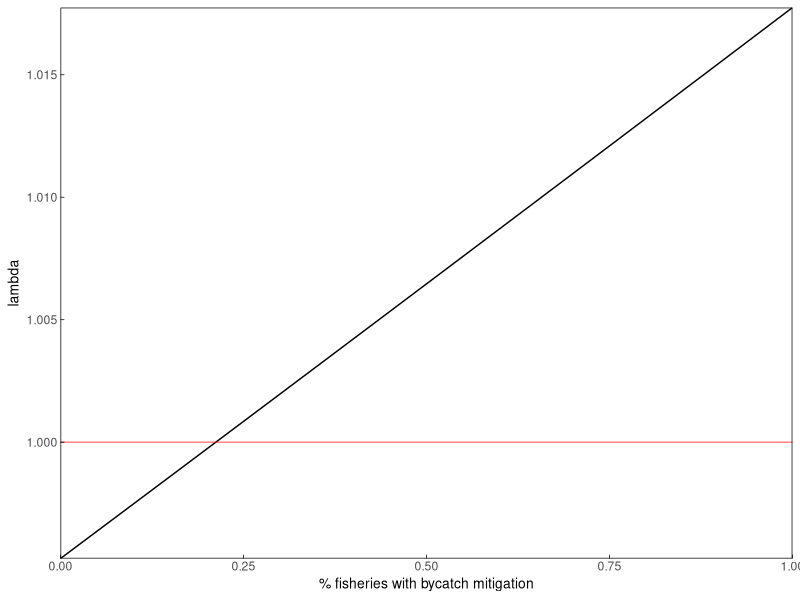
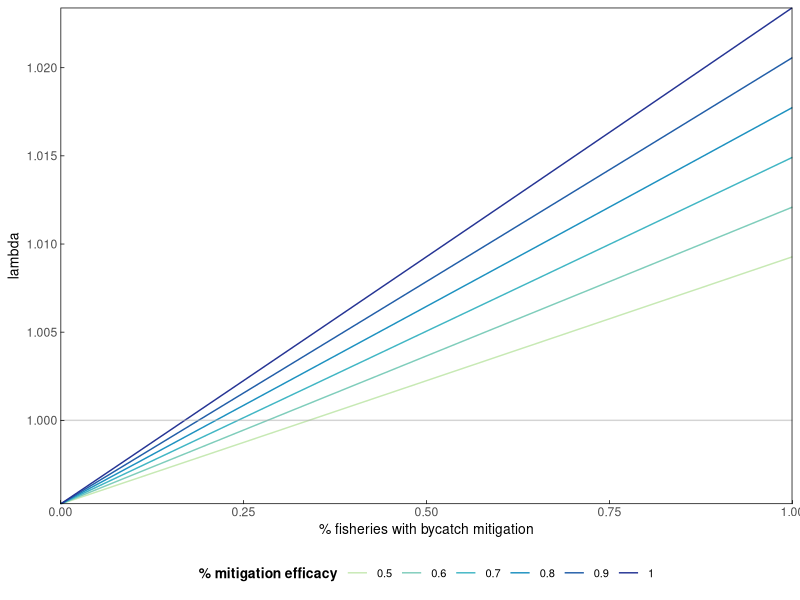
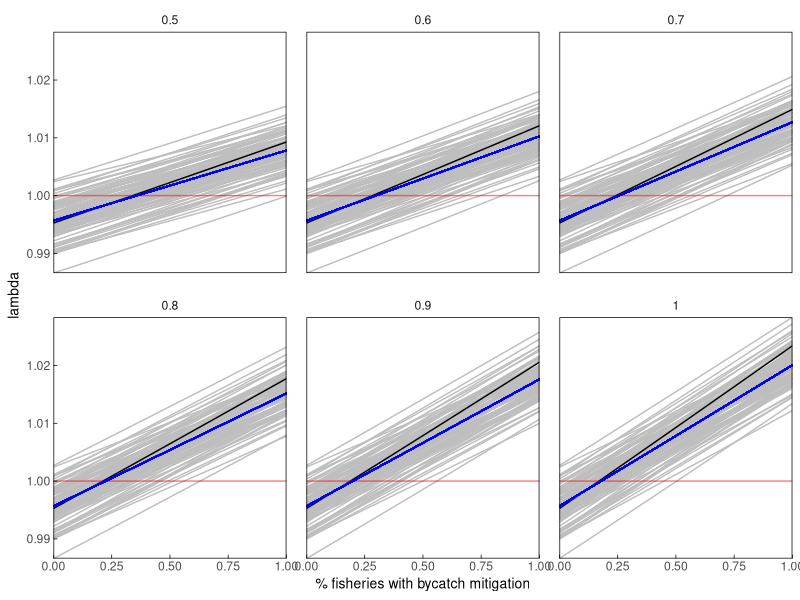
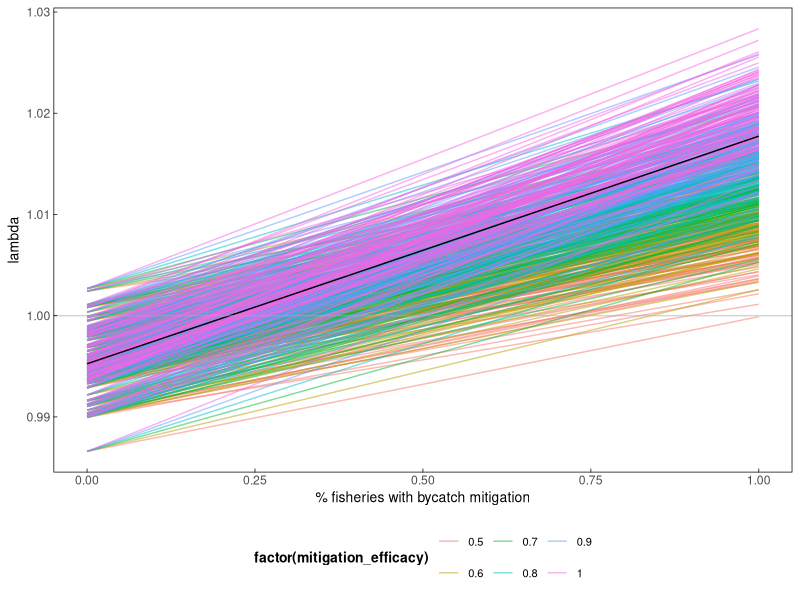

Generate these figures, in order, with R:
## ---- chunk 1
library(here)
library(tidyverse)
library(RColorBrewer)

#set up various plotting themes
themeo <-theme_classic()+
  theme(strip.background = element_blank(),
        panel.grid.major = element_line(colour = "transparent"), 
        panel.grid.minor = element_line(colour = "transparent"),
        axis.line = element_blank(),
        axis.title = element_text(color = "black", size = 10),
        axis.ticks.length=unit(-0.1, "cm"),
        axis.ticks = element_line(color = "black", size = .25),
        axis.ticks.x = element_line(color = "black"),
        axis.ticks.y = element_line(color = "black"),
        panel.border = element_rect(colour = "black", fill=NA, size=.5),
        panel.spacing = unit(1, "lines"),
        legend.position = "bottom",
        legend.title = element_text(colour = "black", size = 10, face = "bold"),
        legend.text = element_text(color = "black", size =8)) #default legend position
## ---- chunk 2
#survival rates - drawn from Weimerskirch 1998
s_c <- 0.64 #chick+ fledgling survival year 0-1
s_cc <- 0.7244736 #conditional chick survival (disregarding parental survival) *calculted from other VR, not directly from literature
s_j <- 0.85 #juvenile survival year 1-3
s_i <- 0.92 #immature survival year 3-7
s_s <- 0.94 #subadult survival year 7-10
s_a <- 0.94 #adult survival year 10+
#males show senescence but femailes don't, so not including it here, though perhaps I should since it impacts breeding success?

#fecundity building blocks
#breeding success - drawn from Weimerskirch 1998 &Rackete 2021
bs_a <- 0.76 #adult breeding success

#breeding probability (biennial breeders) - adult rate drawn from Rackete 2021, subadult downscaled slightly from that
bp_a <- 0.45 #adult breeding probablity (biennial breeding, most breeding by age 10)

c <- 0.5# # of female chicks per year

#fecundity 
#f_a <- bs_a*bp_a*c
f_a <- bp_a*c*s_cc
  
#add widowing
#assume 25% prob year1 -> 100% prob year 4?
#Sun et al 2022 - takes 4 years to reach next breeding attempt, breeding prob with new mate after widowhood = ~0.25 (fig5)

w <- 1-0.1^.25
w4 <- 1
## ---- chunk 3
#set up age-based matrix based on vital rates

#Age classes (years)  0-1        1-2    2-3    3-4    4-5    5-6    6-7    7-8   8-9    nw,          w1,            w2,             w3,             w4 
m <- matrix(data = c(0,          0,    0,      0,     0,     0,     0,     0,      0,   s_a^2*f_a,   s_a^2*f_a*w,   s_a^2*f_a*w,    s_a^2*f_a*w,    s_a^2*f_a*w4,   #0-1
                    s_j,         0,    0,      0,     0,     0,     0,     0,      0,   0,           0,             0,              0,              0,              #1-2
                    0,           s_j,  0,      0,     0,     0,     0,     0,      0,   0,           0,             0,              0,              0,              #2-3
                    0,           0,    s_j,    0,     0,     0,     0,     0,      0,   0,           0,             0,              0,              0,              #3-4
                    0,           0,    0,      s_i,   0,     0,     0,     0,      0,   0,           0,             0,              0,              0,              #4-5
                    0,           0,    0,      0,     s_i,   0,     0,     0,      0,   0,           0,             0,              0,              0,              #5-6
                    0,           0,    0,      0,     0,     s_i,   0,     0,      0,   0,           0,             0,              0,              0,              #6-7
                    0,           0,    0,      0,     0,     0,     s_i,   0,      0,   0,           0,             0,              0,              0,              #7-8
                    0,           0,    0,      0,     0,     0,     0,     s_s,    0,   0,           0,             0,              0,              0,              #8-9
                    0,           0,    0,      0,     0,     0,     0,     0,      s_s, s_a^2,       s_a^2*w,       s_a^2*w,        s_a^2*w,        s_a^2*w4,       #nw
                    0,           0,    0,      0,     0,     0,     0,     0,      0,   s_a*(1-s_a), s_a*(1-s_a)*w, s_a*(1-s_a)*w,  s_a*(1-s_a)*w,  s_a*(1-s_a)*w4, #w1
                    0,           0,    0,      0,     0,     0,     0,     0,      0,   0,           s_a*(1-w),     0,              0,              0,              #w2 
                    0,           0,    0,      0,     0,     0,     0,     0,      0,   0,           0,             s_a*(1-w),      0,              0,              #w3 
                    0,           0,    0,      0,     0,     0,     0,     0,      0,   0,           0,             0,              s_a*(1-w),      0),             #w4 
                   nrow = 14, byrow = TRUE) 
m
## ---- chunk 4
#deterministic growth rate (lambda)
#extract eigenvalues and lambda from the matrix 
m_eig <- eigen(m)
lambda <- as.numeric(m_eig$values[1])
lambda # this matches the ideal population growth rate in the table

#Stable state distribution
#extract and scale the right eigenvector 
SSD <- round(as.numeric(m_eig$vectors[,1]/sum(m_eig$vectors[,1])),3)
SSD

#extract reproductive values
RV <- as.numeric(eigen(t(m))$vectors[,1]/eigen(t(m))$vectors[1,1])
RV
## ---- chunk 5
#bycatch mortality rates
# ~25 - 35% of mortality has been attributed to bycatch (Cleeland et al 2021), 
# so I calculated the baseline mortality and divided by 4 (testing 33% now - /3)
m_j <- (1-s_j)/3 
m_i <- (1-s_i)/3
m_s <- (1-s_s)/3
m_a <- (1-s_a)/3

mitigation_eff <- 0.8
## ---- chunk 6
bycatch_reductions <- data.frame(reduction = seq(0, 1, by =0.01), lambda = NA)

for(i in 1:nrow(bycatch_reductions)){
  
  n_s_j <- 1-((m_j*(1-(mitigation_eff*bycatch_reductions$reduction[i])))+(m_j*2))
  n_s_i <- 1-((m_i*(1-(mitigation_eff*bycatch_reductions$reduction[i])))+(m_i*2))
  n_s_s <- 1-((m_s*(1-(mitigation_eff*bycatch_reductions$reduction[i])))+(m_s*2))
  n_s_a <- 1-((m_a*(1-(mitigation_eff*bycatch_reductions$reduction[i])))+(m_s*2))
  
  
#Age classes (years)   0-1     1-2     2-3     3-4     4-5    5-6    6-7    7-8   8-9      nw,              w1,                w2,                w3,                w4 
n_m <- matrix(data = c(0,      0,      0,      0,      0,     0,     0,     0,      0,     n_s_a^2*f_a,     n_s_a^2*f_a*w,     n_s_a^2*f_a*w,     n_s_a^2*f_a*w,     n_s_a^2*f_a*w4,      #0-1
                       n_s_j,  0,      0,      0,      0,     0,     0,     0,      0,     0,               0,                 0,                 0,                 0,                   #1-2
                       0,      n_s_j,  0,      0,      0,     0,     0,     0,      0,     0,               0,                 0,                 0,                 0,                   #2-3
                       0,      0,      n_s_j,  0,      0,     0,     0,     0,      0,     0,               0,                 0,                 0,                 0,                   #3-4
                       0,      0,      0,      n_s_i,  0,     0,     0,     0,      0,     0,               0,                 0,                 0,                 0,                   #4-5
                       0,      0,      0,      0,      n_s_i, 0,     0,     0,      0,     0,               0,                 0,                 0,                 0,                   #5-6
                       0,      0,      0,      0,      0,     n_s_i, 0,     0,      0,     0,               0,                 0,                 0,                 0,                   #6-7
                       0,      0,      0,      0,      0,     0,     n_s_i, 0,      0,     0,               0,                 0,                 0,                 0,                   #7-8
                       0,      0,      0,      0,      0,     0,     0,     n_s_s,  0,     0,               0,                 0,                 0,                 0,                   #8-9
                       0,      0,      0,      0,      0,     0,     0,     0,      n_s_s, n_s_a^2,         n_s_a^2*w,         n_s_a^2*w,         n_s_a^2*w,         n_s_a^2*w4,          #nw
                       0,      0,      0,      0,      0,     0,     0,     0,      0,     n_s_a*(1-n_s_a), n_s_a*(1-n_s_a)*w, n_s_a*(1-n_s_a)*w, n_s_a*(1-n_s_a)*w, n_s_a*(1-n_s_a)*w4,  #w1
                       0,      0,      0,      0,      0,     0,     0,     0,      0,     0,               n_s_a*(1-w),       0,                 0,                 0,                   #w2 
                       0,      0,      0,      0,      0,     0,     0,     0,      0,     0,               0,                 n_s_a*(1-w),       0,                 0,                   #w3 
                       0,      0,      0,      0,      0,     0,     0,     0,      0,     0,               0,                 0,                 n_s_a*(1-w),       0),                  #w4 
                    nrow = 14, byrow = TRUE) 
n_m
  
  #extract eigenvalues and lambda from the matrix 
  n_m_eig <- eigen(n_m)
  lambda_n <- as.numeric(n_m_eig$values[1])
  bycatch_reductions$lambda[i] <- lambda_n 

}
## ---- chunk 7
ggplot(bycatch_reductions)+
  geom_line(aes(x=reduction, y=as.numeric(lambda)))+
  geom_hline(aes(yintercept = 1), color = "red", alpha =0.5)+ 
  # geom_vline(aes(xintercept = 0.66), color = "red", alpha =0.5)+ #illegal vs legal fisheries transition
  # geom_vline(aes(xintercept = 0.33), color = "red", alpha =0.5)+ #illegal vs legal fisheries transition
  labs(x="% fisheries with bycatch mitigation", y="lambda")+
  themeo+
  coord_cartesian(expand=FALSE)
## ---- chunk 8
bycatch_reductions2 <- seq(0, 1, by =0.01)
mitigation_eff_range <- seq(0.5,1, by  = 0.1)
output <- matrix(nrow = length(bycatch_reductions2), ncol = length(mitigation_eff_range)) %>% as.data.frame() 

for(k in 1:length(mitigation_eff_range)){
  mit_eff <- mitigation_eff_range[k]
  
  for(i in 1:length(bycatch_reductions2)){
  
  n_s_j <- 1-((m_j*(1-(mit_eff*bycatch_reductions2[i])))+(m_j*2))
  n_s_i <- 1-((m_i*(1-(mit_eff*bycatch_reductions2[i])))+(m_i*2))
  n_s_s <- 1-((m_s*(1-(mit_eff*bycatch_reductions2[i])))+(m_s*2))
  n_s_a <- 1-((m_a*(1-(mit_eff*bycatch_reductions2[i])))+(m_s*2))
  
  
 #Age classes (years)   0-1     1-2     2-3     3-4     4-5    5-6    6-7    7-8   8-9      nw,              w1,                w2,                w3,                w4 
n_m <- matrix(data = c(0,      0,      0,      0,      0,     0,     0,     0,      0,     n_s_a^2*f_a,     n_s_a^2*f_a*w,     n_s_a^2*f_a*w,     n_s_a^2*f_a*w,     n_s_a^2*f_a*w4,      #0-1
                       n_s_j,  0,      0,      0,      0,     0,     0,     0,      0,     0,               0,                 0,                 0,                 0,                   #1-2
                       0,      n_s_j,  0,      0,      0,     0,     0,     0,      0,     0,               0,                 0,                 0,                 0,                   #2-3
                       0,      0,      n_s_j,  0,      0,     0,     0,     0,      0,     0,               0,                 0,                 0,                 0,                   #3-4
                       0,      0,      0,      n_s_i,  0,     0,     0,     0,      0,     0,               0,                 0,                 0,                 0,                   #4-5
                       0,      0,      0,      0,      n_s_i, 0,     0,     0,      0,     0,               0,                 0,                 0,                 0,                   #5-6
                       0,      0,      0,      0,      0,     n_s_i, 0,     0,      0,     0,               0,                 0,                 0,                 0,                   #6-7
                       0,      0,      0,      0,      0,     0,     n_s_i, 0,      0,     0,               0,                 0,                 0,                 0,                   #7-8
                       0,      0,      0,      0,      0,     0,     0,     n_s_s,  0,     0,               0,                 0,                 0,                 0,                   #8-9
                       0,      0,      0,      0,      0,     0,     0,     0,      n_s_s, n_s_a^2,         n_s_a^2*w,         n_s_a^2*w,         n_s_a^2*w,         n_s_a^2*w4,          #nw
                       0,      0,      0,      0,      0,     0,     0,     0,      0,     n_s_a*(1-n_s_a), n_s_a*(1-n_s_a)*w, n_s_a*(1-n_s_a)*w, n_s_a*(1-n_s_a)*w, n_s_a*(1-n_s_a)*w4,  #w1
                       0,      0,      0,      0,      0,     0,     0,     0,      0,     0,               n_s_a*(1-w),       0,                 0,                 0,                   #w2 
                       0,      0,      0,      0,      0,     0,     0,     0,      0,     0,               0,                 n_s_a*(1-w),       0,                 0,                   #w3 
                       0,      0,      0,      0,      0,     0,     0,     0,      0,     0,               0,                 0,                 n_s_a*(1-w),       0),                  #w4 
                    nrow = 14, byrow = TRUE) 
n_m
  
  #extract eigenvalues and lambda from the matrix 
  n_m_eig <- eigen(n_m)
  lambda_n <- as.numeric(n_m_eig$values[1])
  output[i,k] <- lambda_n # this matches the ideal population growth rate in the table

}
}

## ---- chunk 9
oldnames = c("V1","V2","V3","V4" ,"V5", "V6")
newnames = c("0.5", "0.6", "0.7", "0.8", "0.9", "1")

output<- output %>% 
  rename_with(~ newnames[which(oldnames == .x)], .cols = oldnames)

output$bycatch_reductions <- bycatch_reductions2

output_l <- output %>% 
  pivot_longer(cols = !bycatch_reductions,names_to = "mit_eff", values_to = "lambda")

output_l$mit_eff <- as.numeric(output_l$mit_eff)
## ---- chunk 10
ggplot(output_l)+
  geom_line(aes(x=bycatch_reductions, y=lambda, group = factor(mit_eff), color = factor(mit_eff)))+
  geom_hline(aes(yintercept = 1), color = "darkgrey", alpha =0.5)+ 
  # geom_vline(aes(xintercept = 0.66), color = "red", alpha =0.5)+ #illegal vs legal fisheries transition
  # geom_vline(aes(xintercept = 0.33), color = "red", alpha =0.5)+ #illegal vs legal fisheries transition
  labs(x="% fisheries with bycatch mitigation", y="lambda", color = "% mitigation efficacy")+
  themeo+
  guides(colour = guide_legend(nrow = 1))+
  coord_cartesian(expand=FALSE)+
  scale_color_manual(values=c("#c7e9b4", "#7fcdbb", "#41b6c4", "#1d91c0", "#225ea8", "#253494"))
## ---- chunk 11
#set mean, CI for each vital rate, use these to pull VR rates within beta distribution
#s_c2
s_c2mean <-0.64
s_c2upper_CI <- 0.65
s_c2lower_CI <- 0.63
  
s_c2SE <- (s_c2upper_CI - s_c2lower_CI) / 3.92

s_c2var <- s_c2SE^2

s_c2alpha = s_c2mean * ((1 - s_c2mean) / s_c2var - 1 / s_c2mean)
s_c2beta = (1 - s_c2mean) * ((1 -s_c2mean) /s_c2var - 1 / (1 - s_c2mean))

#s_cc2
s_cc2mean <-0.7244736
s_cc2upper_CI <- 0.73
s_cc2lower_CI <- 0.72
  
s_cc2SE <- (s_cc2upper_CI - s_cc2lower_CI) / 3.92

s_cc2var <- s_cc2SE^2

s_cc2alpha = s_cc2mean * ((1 - s_cc2mean) / s_cc2var - 1 / s_cc2mean)
s_cc2beta = (1 - s_cc2mean) * ((1 -s_cc2mean) /s_cc2var - 1 / (1 - s_cc2mean))

#s_j2
#s_j2mean <-0.825
s_j2mean <-0.85
s_j2upper_CI <- 0.85
s_j2lower_CI <- 0.8
  
s_j2SE <- (s_j2upper_CI - s_j2lower_CI) / 3.92

s_j2var <- s_j2SE^2

s_j2alpha = s_j2mean * ((1 - s_j2mean) / s_j2var - 1 / s_j2mean)
s_j2beta = (1 - s_j2mean) * ((1 -s_j2mean) /s_j2var - 1 / (1 - s_j2mean))

# s_i2
 #s_i2mean <-0.925
 s_i2mean <-0.92
 s_i2upper_CI <- 0.94
 s_i2lower_CI <- 0.91
  
 s_i2SE <- ( s_i2upper_CI -  s_i2lower_CI) / 3.92

 s_i2var <-  s_i2SE^2

 s_i2alpha =  s_i2mean * ((1 -  s_i2mean) /  s_i2var - 1 /  s_i2mean)
 s_i2beta = (1 -  s_i2mean) * ((1 - s_i2mean) / s_i2var - 1 / (1 -  s_i2mean))
 
# s_s2
 #s_s2mean <-0.944
 s_s2mean <-0.94
 s_s2upper_CI <- 0.95
 s_s2lower_CI <- 0.94
  
 s_s2SE <- ( s_s2upper_CI -  s_s2lower_CI) / 3.92

 s_s2var <-  s_s2SE^2

 s_s2alpha =  s_s2mean * ((1 -  s_s2mean) /  s_s2var - 1 /  s_s2mean)
 s_s2beta = (1 -  s_s2mean) * ((1 - s_s2mean) / s_s2var - 1 / (1 -  s_s2mean))
 
 # s_a2
 #s_a2mean <-0.945
  s_a2mean <-0.94
 s_a2upper_CI <- 0.95
 s_a2lower_CI <- 0.94
  
 s_a2SE <- ( s_a2upper_CI -  s_a2lower_CI) / 3.92

 s_a2var <-  s_a2SE^2

 s_a2alpha =  s_a2mean * ((1 -  s_a2mean) /  s_a2var - 1 /  s_a2mean)
 s_a2beta = (1 -  s_a2mean) * ((1 - s_a2mean) / s_a2var - 1 / (1 -  s_a2mean))

 
  # bs_a2
 bs_a2mean <-0.76
 bs_a2upper_CI <- 0.8
 bs_a2lower_CI <- 0.68
  
 bs_a2SE <- ( bs_a2upper_CI -  bs_a2lower_CI) / 3.92

 bs_a2var <-  bs_a2SE^2

 bs_a2alpha =  bs_a2mean * ((1 -  bs_a2mean) /  bs_a2var - 1 /  bs_a2mean)
 bs_a2beta = (1 -  bs_a2mean) * ((1 - bs_a2mean) / bs_a2var - 1 / (1 -  bs_a2mean))
 
 
   # bp_a2
 bp_a2mean <-0.45
 bp_a2upper_CI <- 0.7
 bp_a2lower_CI <- 0.4
  
 bp_a2SE <- ( bp_a2upper_CI -  bp_a2lower_CI) / 3.92

 bp_a2var <-  bp_a2SE^2

 bp_a2alpha =  bp_a2mean * ((1 -  bp_a2mean) /  bp_a2var - 1 /  bp_a2mean)
 bp_a2beta = (1 -  bp_a2mean) * ((1 - bp_a2mean) / bp_a2var - 1 / (1 -  bp_a2mean))
 
## ---- chunk 12
 s_c2_rv <-  rbeta(n = 1000, shape1 = s_c2alpha, shape2 = s_c2beta) #chick+ fledgling survival year 0-1 - 0.64 
    p_s_c2<- ggplot(as.data.frame(s_c2_rv))+geom_histogram(aes(x=s_c2_rv))+geom_vline(data = as.data.frame(s_c), aes(xintercept = s_c), color = "red")+theme_bw()
      
 s_cc2_rv <- rbeta(n = 1000, shape1 = s_cc2alpha, shape2 = s_cc2beta) # conditional chick+ fledgling survival year 0-1 - 0.73
    p_s_cc2 <- ggplot(as.data.frame(s_cc2_rv))+geom_histogram(aes(x=s_cc2_rv))+geom_vline(data = as.data.frame(s_cc), aes(xintercept = s_cc), color = "red")+theme_bw()
   
 s_j2_rv <-  rbeta(n = 1000, shape1 = s_j2alpha, shape2 = s_j2beta)#juvenile survival year 1-3 -  0.8 
     p_s_j2 <- ggplot(as.data.frame(s_j2_rv))+geom_histogram(aes(x=s_j2_rv))+geom_vline(data = as.data.frame(s_j), aes(xintercept = s_j), color = "red")+theme_bw()
      
 s_i2_rv <-  rbeta(n = 1000, shape1 = s_i2alpha, shape2 = s_i2beta) #immature survival year 3-7 -  0.92
     p_s_i2 <- ggplot(as.data.frame(s_i2_rv))+geom_histogram(aes(x=s_i2_rv))+geom_vline(data = as.data.frame(s_i), aes(xintercept = s_i), color = "red")+theme_bw()
     
 s_s2_rv <-  rbeta(n = 1000, shape1 = s_s2alpha, shape2 = s_s2beta) #subadult survival year 7-10 - 0.94
     p_s_s2 <- ggplot(as.data.frame(s_s2_rv))+geom_histogram(aes(x=s_s2_rv))+geom_vline(data = as.data.frame(s_s), aes(xintercept = s_s), color = "red")+theme_bw()
     
 s_a2_rv <-  rbeta(n = 1000, shape1 = s_a2alpha, shape2 = s_a2beta) #adult survival year 10+ - 0.94
     p_s_a2 <- ggplot(as.data.frame(s_a2_rv))+geom_histogram(aes(x=s_a2_rv))+geom_vline(data = as.data.frame(s_a), aes(xintercept = s_a), color = "red")+theme_bw()
    
 bs_a2_rv <- rbeta(n = 1000, shape1 = bs_a2alpha, shape2 = bs_a2beta) #adult breeding success - 0.8 
    p_bs_a2 <- ggplot(as.data.frame(bs_a2_rv))+geom_histogram(aes(x=bs_a2_rv))+geom_vline(data = as.data.frame(bs_a), aes(xintercept = bs_a), color = "red")+theme_bw()
       
bp_a2_rv <-  rbeta(n = 1000, shape1 = bp_a2alpha, shape2 = bp_a2beta)  #adult breeding probablity (biennial breeding, most breeding by age 10) - 0.45
    p_bp_a2 <- ggplot(as.data.frame(bp_a2_rv))+geom_histogram(aes(x=bp_a2_rv))+geom_vline(data = as.data.frame(bp_a), aes(xintercept = bp_a), color = "red")+theme_bw()
## ---- chunk 13
full_output <- vector("list", 6)
bycatch_reductions2 <- seq(0, 1, by =0.01)
mitigation_eff_range <- seq(0.5,1, by  = 0.1)
sims = 1:100

set.seed(123)

for(k in 1:length(mitigation_eff_range)){
  mit_eff <- mitigation_eff_range[k]
  
  output2 <- matrix(nrow = length(bycatch_reductions2), ncol = length(sims)) %>% as.data.frame() 
  
for(j in 1:length(sims)){
    
  set.seed(j)
  
    s_c2 <-    rbeta(n = 1, shape1 = s_c2alpha, shape2 = s_c2beta) #chick+ fledgling survival year 0-1 - 0.64 
    s_cc2 <-  rbeta(n = 1, shape1 = s_cc2alpha, shape2 = s_cc2beta) # conditional chick+ fledgling survival year 0-1 - 0.64 
    s_j2 <- rbeta(n = 1, shape1 = s_j2alpha, shape2 = s_j2beta)#juvenile survival year 1-3 -  0.8 
    s_i2 <-  rbeta(n = 1, shape1 = s_i2alpha, shape2 = s_i2beta) #immature survival year 3-7 -  0.92
    s_s2 <- rbeta(n = 1, shape1 = s_s2alpha, shape2 = s_s2beta) #subadult survival year 7-10 - 0.94
    s_a2 <-  rbeta(n = 1, shape1 = s_a2alpha, shape2 = s_a2beta) #adult survival year 10+ - 0.94
    bs_a2 <-  rbeta(n = 1, shape1 = bs_a2alpha, shape2 = bs_a2beta) #adult breeding success - 0.8 
    bp_a2 <-  rbeta(n = 1, shape1 = bp_a2alpha, shape2 = bp_a2beta)  #adult breeding probablity (biennial breeding, most breeding by age 10) - 0.45
    c2 <- 0.5# # of female chicks per year
    f_a2 <- bp_a*c2*s_cc2 #fecundity
  
    # not sure why i decided to do this so removing it for now, and reverting matrix to old widowing rates (w and w4)
    # w2 <- sample(seq(0.4,0.5, by =0.01), size=1, replace = TRUE) 
    # w42 <- 1
    
    which1 <- as.numeric(sample(c(3,4), size=1, replace = TRUE))  #select whether to partition mortality into 3 sections (33% = bycatch) or 4 (25%=bycatch)
    m_j2 <- (1-s_j2)/which1 # divide total moratlity by 3 or 4 to get bycatch mortality
    o_m_j2 <- m_j2*(which1-1) #multiply bycatch by 1-(3 or 4) to get non-bycatch mortality

    which2 <- as.numeric(sample(c(3,4), size=1, replace = TRUE))
    m_i2 <- (1-s_i2)/which2
    o_m_i2 <- m_i2*(which2-1)

    which3 <- as.numeric(sample(c(3,4), size=1, replace = TRUE))
    m_s2 <- (1-s_s2)/which3
    o_m_s2 <- m_s2*(which3-1)

    which4 <- as.numeric(sample(c(3,4), size=1, replace = TRUE))
    m_a2 <- (1-s_a2)/which4
    o_m_a2 <- m_a2*(which4-1)
    
    
for(i in 1:length(bycatch_reductions2)){
  
  #calculate new survival rates = 1-(bycatch mortality*(1-efficacy of intervention action * proportion of fishery implementing intervention actions))+mortality remainder)
  n_s_j2 <- 1-((m_j2*(1-(mit_eff*bycatch_reductions2[i])))+(o_m_j2))
  n_s_i2 <- 1-((m_i2*(1-(mit_eff*bycatch_reductions2[i])))+(o_m_i2))
  n_s_s2 <- 1-((m_s2*(1-(mit_eff*bycatch_reductions2[i])))+(o_m_s2))
  n_s_a2 <- 1-((m_a2*(1-(mit_eff*bycatch_reductions2[i])))+(o_m_a2))
  
  
   #Age classes (years)    0-1      1-2      2-3     3-4     4-5     5-6     6-7    7-8     8-9      nw,                w1,                  w2,                   w3,                   w4 
  n_m2 <- matrix(data = c( 0,       0,       0,      0,      0,      0,      0,      0,      0,      n_s_a2^2*f_a2,     n_s_a2^2*f_a2*w,     n_s_a2^2*f_a2*w,      n_s_a2^2*f_a2*w,      n_s_a2^2*f_a2*w4,      #0-1
                           n_s_j2,  0,       0,      0,      0,      0,      0,      0,      0,      0,                 0,                   0,                    0,                    0,                     #1-2
                           0,       n_s_j2,  0,      0,      0,      0,      0,      0,      0,      0,                 0,                   0,                    0,                    0,                     #2-3
                           0,       0,       n_s_j2, 0,      0,      0,      0,      0,      0,      0,                 0,                   0,                    0,                    0,                     #3-4
                           0,       0,       0,      n_s_i2, 0,      0,      0,      0,      0,      0,                 0,                   0,                    0,                    0,                     #4-5
                           0,       0,       0,      0,      n_s_i2, 0,      0,      0,      0,      0,                 0,                   0,                    0,                    0,                     #5-6
                           0,       0,       0,      0,      0,      n_s_i2, 0,      0,      0,      0,                 0,                   0,                    0,                    0,                     #6-7
                           0,       0,       0,      0,      0,      0,      n_s_i2, 0,      0,      0,                 0,                   0,                    0,                    0,                     #7-8
                           0,       0,       0,      0,      0,      0,      0,      n_s_s2, 0,      0,                 0,                   0,                    0,                    0,                     #8-9
                           0,       0,       0,      0,      0,      0,      0,      0,      n_s_s2, n_s_a2^2,          n_s_a2^2*w,          n_s_a2^2*w,           n_s_a2^2*w,           n_s_a2^2*w4,           #nw
                           0,       0,       0,      0,      0,      0,      0,      0,      0,      n_s_a2*(1-n_s_a2), n_s_a2*(1-n_s_a2)*w, n_s_a2*(1-n_s_a2)*w,  n_s_a2*(1-n_s_a2)*w,  n_s_a2*(1-n_s_a2)*w4,  #w1
                           0,       0,       0,      0,      0,      0,      0,      0,      0,      0,                 n_s_a2*(1-w),        0,                    0,                    0,                     #w2 
                           0,       0,       0,      0,      0,      0,      0,      0,      0,      0,                 0,                   n_s_a2*(1-w),         0,                    0,                     #w3 
                           0,       0,       0,      0,      0,      0,      0,      0,      0,      0,                 0,                   0,                    n_s_a2*(1-w),         0),                    #w4 
                   nrow = 14, byrow = TRUE) 
n_m2
  
  #extract eigenvalues and lambda from the matrix 
  n_m_eig2 <- eigen(n_m2)
  lambda_n2 <- as.numeric(n_m_eig2$values[1])
  output2[i,j] <- lambda_n2 # this matches the ideal population growth rate in the table
  output2 <- as.data.frame(output2)
  output2$mitigation_efficacy <- mit_eff
  output2$bycatch_reduction <- bycatch_reductions2
    
 full_output[[k]] <- output2

}
}
}

full_output[[1]]

 sim_results <- full_output[[1]]
 sim_results$quantile5 <-  apply(sim_results[1:100], 1, quantile, (probs =c(0.05)))
 sim_results$quantile95 <-  apply(sim_results[1:100], 1, quantile, (probs =c(0.95)))
## ---- chunk 14
mitigation_eff_range #0.5 0.6 0.7 0.8 0.9 1.0

mit05_l <- full_output[[1]] %>% 
  pivot_longer(cols = starts_with("V"), names_to = "simrun", values_to = "lambda")
mit06_l <- full_output[[2]] %>% 
  pivot_longer(cols = starts_with("V"), names_to = "simrun", values_to = "lambda")
mit07_l <- full_output[[3]] %>% 
  pivot_longer(cols = starts_with("V"), names_to = "simrun", values_to = "lambda")
mit08_l <- full_output[[4]] %>% 
  pivot_longer(cols = starts_with("V"), names_to = "simrun", values_to = "lambda")
mit09_l <- full_output[[5]] %>% 
  pivot_longer(cols = starts_with("V"), names_to = "simrun", values_to = "lambda")
mit1_l <- full_output[[6]] %>% 
  pivot_longer(cols = starts_with("V"), names_to = "simrun", values_to = "lambda")

fulldat <- rbind(mit05_l,mit06_l,mit07_l,mit08_l,mit09_l,mit1_l)
fulldat$mitsim <- paste(fulldat$mitigation_efficacy, fulldat$simrun)

mit05 <- full_output[[1]] 
mit06 <- full_output[[2]] 
mit07 <- full_output[[3]] 
mit08 <- full_output[[4]] 
mit09 <- full_output[[5]] 
mit1 <- full_output[[6]] 

full_dat_w <- rbind(mit05,mit06,mit07,mit08,mit09,mit1)
full_dat_w$quantile5 <-  apply(full_dat_w[1:100], 1, quantile, (probs =c(0.05)))
full_dat_w$quantile95 <-  apply(full_dat_w[1:100], 1, quantile, (probs =c(0.95)))
full_dat_w$mitsim <- paste(full_dat_w$mitigation_efficacy, full_dat_w$simrun)

## ---- chunk 15

output_l$mitigation_efficacy <- output_l$mit_eff
fulldat <- fulldat %>% group_by(mitigation_efficacy, bycatch_reduction) %>% mutate(mean_lambda = mean(lambda)) %>% ungroup()

ggplot(fulldat)+
  geom_line(aes(x=bycatch_reduction, y=lambda, group = simrun), color = "grey")+
  geom_line(data = output_l, aes(x=bycatch_reductions, y=lambda))+ #"best" VR
  geom_hline(aes(yintercept = 1), color = "red", alpha =0.5)+ 
  geom_line(aes(x=bycatch_reduction, y=mean_lambda, group = simrun), color = "blue")+ #mean VR
  # geom_vline(aes(xintercept = 0.66), color = "red", alpha =0.5)+ #illegal vs legal fisheries transition
  # geom_vline(aes(xintercept = 0.33), color = "red", alpha =0.5)+ #illegal vs legal fisheries transition
  labs(x="% fisheries with bycatch mitigation", y="lambda")+
  facet_wrap(~mitigation_efficacy)+
  themeo+
  coord_cartesian(expand=FALSE)
## ---- chunk 16
fig2_widowing <- ggplot(full_dat_w)+
  geom_line(aes(x=bycatch_reduction, y=quantile5), color = "grey")+
  geom_line(aes(x=bycatch_reduction, y=quantile95), color = "grey")+
  geom_ribbon(aes(x=bycatch_reduction, ymin=quantile5, ymax=quantile95), color = "lightgrey", alpha =0.25)+
  geom_line(data = fulldat, aes(x=bycatch_reduction, y=mean_lambda, group = simrun), color = "blue")+ #mean VR
  # geom_line(data = output_l, aes(x=bycatch_reductions, y=lambda))+ #"best" VR
  geom_hline(aes(yintercept = 1), color = "red", alpha =0.5)+ 
  # geom_vline(aes(xintercept = 0.66), color = "red", alpha =0.5)+ #illegal vs legal fisheries transition
  # geom_vline(aes(xintercept = 0.33), color = "red", alpha =0.5)+ #illegal vs legal fisheries transition
  labs(x="% fisheries with bycatch mitigation", y="lambda")+
  facet_wrap(~mitigation_efficacy)+
  themeo+
  coord_cartesian(expand=FALSE)

 # ggsave(fig2_widowing, path ="/Users/sarahbecker/Dropbox/CU_ENVS/Classes/Spring2022/ENVS_5100_QuantConsBiol/project/w_albatross_demo_wd", file="fig2_widowing.png")
## ---- chunk 17
fig2_widowingb <- ggplot(full_dat_w)+
  geom_line(aes(x=bycatch_reduction, y=quantile5), color = "grey")+
  geom_line(aes(x=bycatch_reduction, y=quantile95), color = "grey")+
  geom_ribbon(aes(x=bycatch_reduction, ymin=quantile5, ymax=quantile95,color = factor(mitigation_efficacy),fill  = factor(mitigation_efficacy)), alpha =0.25)+
  #geom_line(data = output_l, aes(x=bycatch_reductions, y=lambda))+ #"best" VR
  geom_line(data = fulldat, aes(x=bycatch_reduction, y=mean_lambda, group = simrun), color = "blue")+ #mean VR
  geom_hline(aes(yintercept = 1), color = "#525252", alpha =0.5)+ 
  labs(x="% fisheries with bycatch mitigation", y="lambda", fill = "mitigation efficacy", color = "mitigation efficacy")+
  geom_vline(aes(xintercept = 0.66), color = "#a50f15", alpha =0.5)+ #illegal vs legal fisheries transition
  # geom_vline(aes(xintercept = 0.6), color = "#a50f15", alpha =0.25)+ #variation in illegal vs legal fisheries transition
  # geom_vline(aes(xintercept = 0.72), color = "#a50f15", alpha =0.25)+ #variation in illegal vs legal fisheries transition
  facet_wrap(~mitigation_efficacy, nrow =1)+
  themeo+
  guides(colour = guide_legend(nrow = 1))+
  coord_cartesian(expand=FALSE)+
  scale_x_continuous(breaks = c(0, 0.25, 0.5, 0.75, 1), labels=(c("0", "0.25", "0.5", "0.75", "1")))+
  scale_color_manual(values=c("#c7e9b4", "#7fcdbb", "#41b6c4", "#1d91c0", "#225ea8", "#253494"))+
  scale_fill_manual(values=c("#c7e9b4", "#7fcdbb", "#41b6c4", "#1d91c0", "#225ea8", "#253494"))

 # ggsave(fig2_widowingb, path ="/Users/sarahbecker/Dropbox/CU_ENVS/Classes/Spring2022/ENVS_5100_QuantConsBiol/project/w_albatross_demo_wd", file="fig2_widowingb.png", width = 14, height = 3.5, units = "in")
## ---- chunk 18
fig2_widowingc <- ggplot(full_dat_w)+
  geom_line(aes(x=bycatch_reduction, y=quantile5), color = "grey")+
  geom_line(aes(x=bycatch_reduction, y=quantile95), color = "grey")+
  geom_ribbon(aes(x=bycatch_reduction, ymin=quantile5, ymax=quantile95,color = factor(mitigation_efficacy),fill  = factor(mitigation_efficacy)), alpha =0.25)+
  # geom_line(data = output_l, aes(x=bycatch_reductions, y=lambda))+ #"best" VR
  geom_line(data = fulldat, aes(x=bycatch_reduction, y=mean_lambda, group = simrun), color = "blue")+ #mean VR
  geom_hline(aes(yintercept = 1), color = "#525252", alpha =0.5)+ 
  labs(x="% fisheries with bycatch mitigation", y="lambda")+
  facet_wrap(~mitigation_efficacy, nrow = 1)+
  themeo+
  guides(colour = guide_legend(nrow = 1))+
  coord_cartesian(expand=FALSE)+
  scale_color_manual(values=c("#c7e9b4", "#7fcdbb", "#41b6c4", "#1d91c0", "#225ea8", "#253494"))+
  scale_fill_manual(values=c("#c7e9b4", "#7fcdbb", "#41b6c4", "#1d91c0", "#225ea8", "#253494"))

# ggsave(fig2_widowingc, path ="/Users/sarahbecker/Dropbox/CU_ENVS/Classes/Spring2022/ENVS_5100_QuantConsBiol/project/w_albatross_demo_wd", file="fig2_widowingc.png",width = 14, height = 3.5, units = "in")
## ---- chunk 19
fig2_widowingd <- ggplot(full_dat_w)+
  geom_line(aes(x=bycatch_reduction, y=quantile5), color = "grey")+
  geom_line(aes(x=bycatch_reduction, y=quantile95), color = "grey")+
  geom_ribbon(aes(x=bycatch_reduction, ymin=quantile5, ymax=quantile95,color = factor(mitigation_efficacy),fill  = factor(mitigation_efficacy)), alpha =0.25)+
  # geom_line(data = output_l, aes(x=bycatch_reductions, y=lambda))+ #"best" VR
  geom_line(data = fulldat, aes(x=bycatch_reduction, y=mean_lambda, group = simrun), color = "blue")+ #mean VR
  geom_hline(aes(yintercept = 1), color = "#525252", alpha =0.5)+ 
  labs(x="% fisheries with bycatch mitigation", y="lambda")+
  geom_vline(aes(xintercept = 0.33), color = "#a50f15", alpha =0.5)+ #illegal vs legal fisheries transition
  facet_wrap(~mitigation_efficacy, nrow = 1)+
  themeo+
  guides(colour = guide_legend(nrow = 1))+
  coord_cartesian(expand=FALSE)+
  scale_color_manual(values=c("#c7e9b4", "#7fcdbb", "#41b6c4", "#1d91c0", "#225ea8", "#253494"))+
  scale_fill_manual(values=c("#c7e9b4", "#7fcdbb", "#41b6c4", "#1d91c0", "#225ea8", "#253494"))

 # ggsave(fig2_widowingd, path ="/Users/sarahbecker/Dropbox/CU_ENVS/Classes/Spring2022/ENVS_5100_QuantConsBiol/project/w_albatross_demo_wd",  file="fig2_widowingd.png",width = 14, height = 3.5, units = "in")
## ---- chunk 20
fig1_widowing <- ggplot(full_dat_w)+
  geom_ribbon(aes(x=bycatch_reduction, ymin=quantile5, ymax=quantile95, color = factor(mitigation_efficacy),fill  = factor(mitigation_efficacy)), alpha =0.25)+
  geom_line(data = bycatch_reductions, aes(x=reduction, y=as.numeric(lambda)))+
  geom_hline(aes(yintercept = 1), color = "#525252")+ 
  labs(x="% fisheries with bycatch mitigation", y="lambda", color = "mitigation efficacy", fill = "mitigation efficacy")+
  themeo+
  guides(colour = guide_legend(nrow = 1))+
  coord_cartesian(expand=FALSE)+
  scale_color_manual(values=c("#c7e9b4", "#7fcdbb", "#41b6c4", "#1d91c0", "#225ea8", "#253494"))+
  scale_fill_manual(values=c("#c7e9b4", "#7fcdbb", "#41b6c4", "#1d91c0", "#225ea8", "#253494"))

#  ggsave(fig1_widowing, path ="/Users/sarahbecker/Dropbox/CU_ENVS/Classes/Spring2022/ENVS_5100_QuantConsBiol/project/w_albatross_demo_wd",  file="fig1_widowing.png")
## ---- chunk 21
fig1_widowing_illegal <- ggplot(full_dat_w)+
  geom_ribbon(aes(x=bycatch_reduction, ymin=quantile5, ymax=quantile95, color = factor(mitigation_efficacy),fill  = factor(mitigation_efficacy)), alpha =0.25)+
  geom_line(data = bycatch_reductions, aes(x=reduction, y=as.numeric(lambda)))+
  geom_hline(aes(yintercept = 1), color = "#525252")+ 
  geom_vline(aes(xintercept = 0.34), color = "#a50f15", alpha =0.5)+ #illegal vs legal fisheries transition
  geom_vline(aes(xintercept = 0.28), color = "#a50f15", alpha =0.25)+ #variation in illegal vs legal fisheries transition
  geom_vline(aes(xintercept = 0.40), color = "#a50f15", alpha =0.25)+ #variation in illegal vs legal fisheries transition
  labs(x="% fisheries with bycatch mitigation", y="lambda", color = "mitigation efficacy", fill = "mitigation efficacy")+
  themeo+
  guides(colour = guide_legend(nrow = 1))+
  coord_cartesian(expand=FALSE)+
  scale_color_manual(values=c("#c7e9b4", "#7fcdbb", "#41b6c4", "#1d91c0", "#225ea8", "#253494"))+
  scale_fill_manual(values=c("#c7e9b4", "#7fcdbb", "#41b6c4", "#1d91c0", "#225ea8", "#253494"))

# ggsave(fig1_widowing_illegal, path ="/Users/sarahbecker/Dropbox/CU_ENVS/Classes/Spring2022/ENVS_5100_QuantConsBiol/project/w_albatross_demo_wd", file="fig1_widowing_illegal.png")
## ---- chunk 22
fig1_widowing_legal <- ggplot(full_dat_w)+
  geom_ribbon(aes(x=bycatch_reduction, ymin=quantile5, ymax=quantile95, color = factor(mitigation_efficacy),fill  = factor(mitigation_efficacy)), alpha =0.25)+
  geom_line(data = bycatch_reductions, aes(x=reduction, y=as.numeric(lambda)))+
  geom_hline(aes(yintercept = 1), color = "#525252")+ 
  geom_vline(aes(xintercept = 0.66), color = "#a50f15", alpha =0.5)+ #illegal vs legal fisheries transition
  geom_vline(aes(xintercept = 0.6), color = "#a50f15", alpha =0.25)+ #variation in illegal vs legal fisheries transition
  geom_vline(aes(xintercept = 0.72), color = "#a50f15", alpha =0.25)+ #variation in illegal vs legal fisheries transition
  labs(x="% fisheries with bycatch mitigation", y="lambda", color = "mitigation efficacy", fill = "mitigation efficacy")+
  themeo+
  guides(colour = guide_legend(nrow = 1))+
  coord_cartesian(expand=FALSE)+
  scale_color_manual(values=c("#c7e9b4", "#7fcdbb", "#41b6c4", "#1d91c0", "#225ea8", "#253494"))+
  scale_fill_manual(values=c("#c7e9b4", "#7fcdbb", "#41b6c4", "#1d91c0", "#225ea8", "#253494"))

# ggsave(fig1_widowing_legal, path ="/Users/sarahbecker/Dropbox/CU_ENVS/Classes/Spring2022/ENVS_5100_QuantConsBiol/project/w_albatross_demo_wd", file="fig1_widowing_legal.png")
## ---- chunk 23
ggplot(fulldat)+
  geom_line(aes(x=bycatch_reduction, y=lambda, group = mitsim, color = factor(mitigation_efficacy)), alpha =0.5)+
  geom_line(data = bycatch_reductions, aes(x=reduction, y=as.numeric(lambda)))+
  geom_hline(aes(yintercept = 1), color = "darkgrey", alpha =0.5)+ 
  # geom_vline(aes(xintercept = 0.66), color = "red", alpha =0.5)+ #illegal vs legal fisheries transition
  # geom_vline(aes(xintercept = 0.33), color = "red", alpha =0.5)+ #illegal vs legal fisheries transition
  labs(x="% fisheries with bycatch mitigation", y="lambda")+
  themeo
